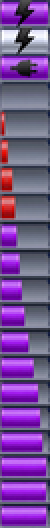
#> input picture tmp/bat-scaled.bmp, 25 x 264 px (shown 2 times larger)
$ python generate_ipodjs_dark_assets.py ../tmp
#> lines starting #> are read from the running program, lines starting #| are printed output that depends on the picture
#!/usr/bin/env python3
"""Generate dark-mode iPodJS BMP asset variants.

Dark variants use the firmware lookup convention:
    name.12x12x24.bmp -> name.12x12x24-dark.bmp
"""

from __future__ import annotations

import argparse
from pathlib import Path

from PIL import Image


TRANSPARENT_KEYS = {
    (255, 0, 255),
    (248, 0, 248),
}


def dark_variant_path(path: Path) -> Path:
    return path.with_name(f"{path.stem}-dark{path.suffix}")


def is_dark_variant(path: Path) -> bool:
    return path.stem.endswith("-dark")


def transform_pixel(rgb: tuple[int, int, int]) -> tuple[int, int, int]:
    r, g, b = rgb
    if rgb in TRANSPARENT_KEYS:
        return rgb

    lum = (r * 299 + g * 587 + b * 114) // 1000
    chroma = max(r, g, b) - min(r, g, b)

    if lum > 220 and chroma < 28:
        base = 26 + (255 - lum) // 10
        return (base, base + 2, base + 6)

    if lum > 176 and chroma < 42:
        base = 38 + (220 - min(lum, 220)) // 8
        return (base, base + 3, base + 8)

    if lum < 42:
        lift = 110 - lum
        return (
            min(255, r + lift),
            min(255, g + lift),
            min(255, b + lift),
        )

    if b > r + 20 and b > g + 8:
        return (
            min(255, int(r * 0.78) + 8),
            min(255, int(g * 0.84) + 12),
            min(255, int(b * 1.04) + 20),
        )

    return (
        min(255, int(r * 0.72) + 22),
        min(255, int(g * 0.72) + 24),
        min(255, int(b * 0.72) + 30),
    )


def convert(path: Path, force: bool = False) -> bool:
#> called with force = False
    target = dark_variant_path(path)
    if target.exists() and not force:
        return False

    with Image.open(path) as image:
#> image is the input picture: PIL image 25x264 RGB; mean R, G, B 118.6, 79.6, 147.7
        source = image.convert("RGB")
        out = Image.new("RGB", source.size)
#> out: PIL image 25x264 RGB; every value is 0
        pixels_in = source.load()
        pixels_out = out.load()
        for y in range(source.height):
            for x in range(source.width):
                pixels_out[x, y] = transform_pixel(pixels_in[x, y])
        out.save(target, "BMP")
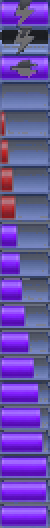
#> saved as bat-scaled-dark.bmp: PIL image 25x264 RGB (shown 2 times larger); mean R, G, B 103.6, 80.1, 165.7
    return True


def generate(root: Path, force: bool = False) -> int:
    count = 0
    if not root.exists():
        return 0
    for path in sorted(root.rglob("*.bmp")):
        if is_dark_variant(path):
            continue
        if convert(path, force=force):
            count += 1
    return count


def main() -> int:
    parser = argparse.ArgumentParser()
    parser.add_argument("roots", nargs="+", type=Path)
    parser.add_argument("--force", action="store_true")
    args = parser.parse_args()

    total = 0
    for root in args.roots:
        count = generate(root, force=args.force)
        print(f"{root}: generated {count} dark assets")
        total += count
    print(f"generated {total} dark assets total")
    return 0


if __name__ == "__main__":
    raise SystemExit(main())
#> (the program exits here)
